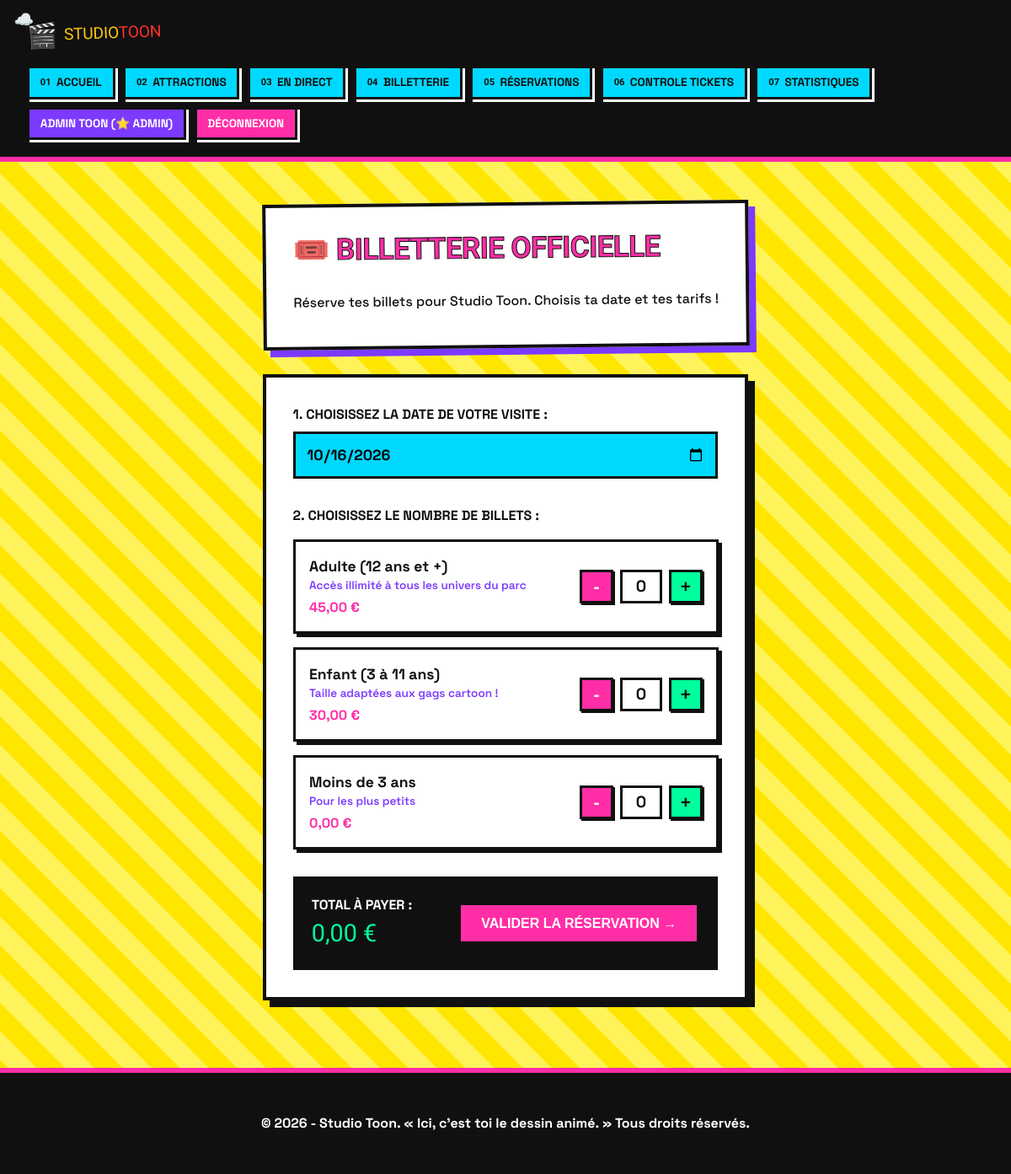
Page /index.php?action=billetterie (signed in) on the committed database.
### tables this page shows
CREATE TABLE `tarifs` (
  `id` int(11) NOT NULL,
  `libelle` varchar(100) NOT NULL,
  `description` varchar(255) DEFAULT NULL,
  `prix` decimal(6,2) NOT NULL
);

### controllers/BilletterieController.php (called while the page is built, shortened)
<?php
require_once __DIR__ . '/../models/BilletterieModel.php';
class BilletterieController {
    private $model;
    public function __construct() {
        $this->model = new BilletterieModel();
    }
    public function afficherFormulaire() {
        $tarifsDB = $this->model->getTarifs();
        $today = date('Y-m-d');
        $date_visite = isset($_GET['date_visite']) ? $_GET['date_visite'] : $today;
        $tarifs = [];
        foreach ($tarifsDB as $t) {
            $prixDynamique = $this->model->getPrixDynamiqueParPlacesRestantes($t['id'], $t['prix'], $date_visite);
            $tarifs[] = [
                'id' => $t['id'],
                'libelle' => $t['libelle'],
                'description' => $t['description'],
                'prix' => $prixDynamique
            ];
        }
        require_once 'views/billetterie.php';
    }
}

### config/Database.php (called while the page is built, shortened)
<?php
class Database
{
    private static $conn = null;
    public static function getConnection()
    {
        if (self::$conn === null) {
            $host = $_ENV['DB_HOST'] ?? 'localhost';
            $db_name = $_ENV['DB_NAME'] ?? '';
            $username = $_ENV['DB_USER'] ?? 'root';
            $password = $_ENV['DB_PASSWORD'] ?? '';
            try {
                self::$conn = new PDO(
                    "mysql:host=" . $host . ";dbname=" . $db_name . ";charset=utf8mb4",
                    $username,
                    $password,
                    [
                        PDO::ATTR_ERRMODE => PDO::ERRMODE_EXCEPTION,
                        PDO::ATTR_DEFAULT_FETCH_MODE => PDO::FETCH_ASSOC
                    ]
                );
            } catch (PDOException $exception) {
                die("Erreur de connexion : " . $exception->getMessage());
            }
        }
        return self::$conn;
    }
}

### models/BilletterieModel.php (called while the page is built, shortened)
<?php
require_once __DIR__ . '/../config/Database.php';
class BilletterieModel {
    private $db;
    public function __construct() {
        $this->db = Database::getConnection();
    }
    public function getTarifs() {
        $stmt = $this->db->query("SELECT * FROM tarifs ORDER BY id ASC");
        return $stmt->fetchAll();
    }
    public function getNombreBilletsVendusPourDate($date_visite) {
        $stmt = $this->db->prepare("
            SELECT SUM(rb.quantite) as total
            FROM reservation_billets rb
            JOIN reservations r ON rb.reservation_id = r.id
            WHERE r.date_visite = ?
        ");
        $stmt->execute([$date_visite]);
        $result = $stmt->fetch();
        return $result['total'] ? (int)$result['total'] : 0;
    }
    public function getPrixDynamiqueParPlacesRestantes($tarif_id, $prix_de_base, $date_visite) {
        $capaciteMax = 2000;
        $dejaVendus = $this->getNombreBilletsVendusPourDate($date_visite);
        $placesRestantes = max(0, $capaciteMax - $dejaVendus);
        $multiplicateur = 1.0;
        return round($prix_de_base * $multiplicateur, 2);
    }
}

### views/billetterie.php (the view, shortened to what this page needs)
<div class="page-entete" style="max-width: 750px; margin: 0 auto 2rem auto;">
    <h1>🎟️ Billetterie Officielle</h1>
    <p class="page-entete__intro">Réserve tes billets pour Studio Toon. Choisis ta date et tes tarifs !</p>
</div>
<div style="max-width: 750px; margin: 0 auto; background: var(--fond-carte); border: 4px solid var(--noir); box-shadow: 8px 8px 0 var(--noir); padding: 2rem;">
    <form action="index.php?action=billetterie_post" method="POST" style="display: flex; flex-direction: column; gap: 2rem;">
        <div>
            <label style="display: block; font-weight: 800; text-transform: uppercase; margin-bottom: 0.5rem; font-size: 1rem;">1. Choisissez la date de votre visite :</label>
            <input type="date" name="date_visite" id="date_visite" min="<?= $today ?>" value="<?= htmlspecialchars($date_visite ?? $today) ?>" onchange="changerDateVisite(this.value)" required style="width: 100%; padding: 0.8rem; border: 3px solid var(--noir); font-family: var(--police-texte); font-weight: 700; font-size: 1.1rem; background: var(--cyan);">
        </div>
        <div>
            <label style="display: block; font-weight: 800; text-transform: uppercase; margin-bottom: 1rem; font-size: 1rem;">2. Choisissez le nombre de billets :</label>
            <div style="display: flex; flex-direction: column; gap: 1rem;">
                <?php foreach ($tarifs as $t): ?>
                <div style="display: flex; justify-content: space-between; align-items: center; background: #fff; border: 3px solid var(--noir); padding: 1rem; box-shadow: 4px 4px 0 var(--noir); flex-wrap: wrap; gap: 0.5rem;">
                    <div>
                        <div style="font-weight: 800; font-size: 1.1rem;"><?= htmlspecialchars($t['libelle']) ?></div>
                        <div style="font-size: 0.85rem; font-weight: 600; color: var(--violet);"><?= htmlspecialchars($t['description']) ?></div>
                        <div style="font-weight: 800; color: var(--rose); margin-top: 0.2rem;"><?= number_format($t['prix'], 2, ',', ' ') ?> €</div>
                    </div>
                    <div style="display: flex; align-items: center; gap: 0.5rem;">
                        <button type="button" onclick="modifierQuantite(<?= $t['id'] ?>, -1)" style="background: var(--rose); color: #fff; width: 40px; height: 40px; border: 3px solid var(--noir); font-weight: 900; font-size: 1.3rem; cursor: pointer; box-shadow: 2px 2px 0 var(--noir); display: flex; align-items: center; justify-content: center;">-</button>
                        <div id="affichage_qte_<?= $t['id'] ?>" style="width: 50px; height: 40px; display: flex; align-items: center; justify-content: center; background: #fff; border: 3px solid var(--noir); font-weight: 900; font-size: 1.2rem;">
                            0
                        </div>
                        <button type="button" onclick="modifierQuantite(<?= $t['id'] ?>, 1)" style="background: var(--vert); color: var(--noir); width: 40px; height: 40px; border: 3px solid var(--noir); font-weight: 900; font-size: 1.3rem; cursor: pointer; box-shadow: 2px 2px 0 var(--noir); display: flex; align-items: center; justify-content: center;">+</button>
                    </div>
                </div>
                <?php endforeach; ?>
            </div>
        </div>
        <div style="background: var(--noir); color: #fff; padding: 1.2rem; border: 3px solid var(--noir); display: flex; justify-content: space-between; align-items: center; flex-wrap: wrap; gap: 1rem;">
            <div>
                <span style="font-weight: 700; text-transform: uppercase;">Total à payer :</span>
                <span id="affichage-total" style="font-family: var(--police-titre); font-size: 1.8rem; color: var(--vert); display: block;">0,00 €</span>
            </div>
            <button type="submit" class="bouton" style="background: var(--rose); color: #fff; margin-top: 0; padding: 0.8rem 1.5rem; font-size: 1rem; cursor: pointer;">
                Valider la réservation →
            </button>
        </div>
    </form>
</div>
<?php
require 'views/base.php';
?>

### static/css/style-zinzin.css (style rules this page uses)
:root { --fond: #fff35c; --fond-carte: #ffffff; --rose: #ff2ea6; --vert: #00ff9c; --violet: #7c3aff; --cyan: #00d9ff; --orange: #ff6b1a; --noir: #101010; --rayon: 0px; --police-titre: "Archivo Black", "Impact", sans-serif; --police-texte: "Space Grotesk", monospace; }
* { box-sizing: border-box; }
body { margin: 0; background: repeating-linear-gradient(45deg, #fff35c 0 24px, #ffe600 24px 48px); color: var(--noir); font-family: var(--police-texte); line-height: 1.5; }
h1, h2, h3 { font-family: var(--police-titre); text-transform: uppercase; letter-spacing: -0.02em; }
.page-entete { margin-bottom: 2.5rem; background: var(--fond-carte); border: 4px solid var(--noir); box-shadow: 8px 8px 0 var(--violet); padding: 1.5rem 2rem; transform: rotate(-0.6deg); }
.page-entete h1 { font-size: 2.2rem; margin: 0 0 0.5rem; color: var(--rose); -webkit-text-stroke: 1px var(--noir); }
.page-entete__intro { max-width: 60ch; font-weight: 500; }
.bouton { display: inline-block; margin-top: 0.85rem; padding: 0.7rem 1.4rem; background: var(--rose); color: #fff; font-weight: 800; text-transform: uppercase; border: 3px solid var(--noir); box-shadow: 5px 5px 0 var(--noir); transition: transform 0.12s ease; }

### static/css/animations.css (style rules this page uses)
.page-entete h1 { display: inline-block; transition: transform 0.3s cubic-bezier(0.175, 0.885, 0.32, 1.275); }
div[style*="box-shadow: 4px 4px 0 var(--noir)"] { transition: transform 0.2s cubic-bezier(0.175, 0.885, 0.32, 1.275), box-shadow 0.2s ease, border-color 0.2s ease; }
button, a[style*="box-shadow"], input[type="number"], .btn-toon { transition: transform 0.15s ease, box-shadow 0.15s ease, background-color 0.2s ease !important; }

### views/base.php (style rules this page uses)
html, body { height: 100%; margin: 0; }
body { display: flex; flex-direction: column; min-height: 100vh; }

### rows in the picture
tarifs: libelle "Adulte (12 ans et +)", description "Accès illimité à tous les univers du parc", prix "45,00"
tarifs: libelle "Enfant (3 à 11 ans)", description "Taille adaptées aux gags cartoon !", prix "30,00"
tarifs: libelle "Moins de 3 ans", description "Pour les plus petits", prix "0,00"

### other values in the picture
$_SESSION['user_nom'] "ADMIN TOON"
